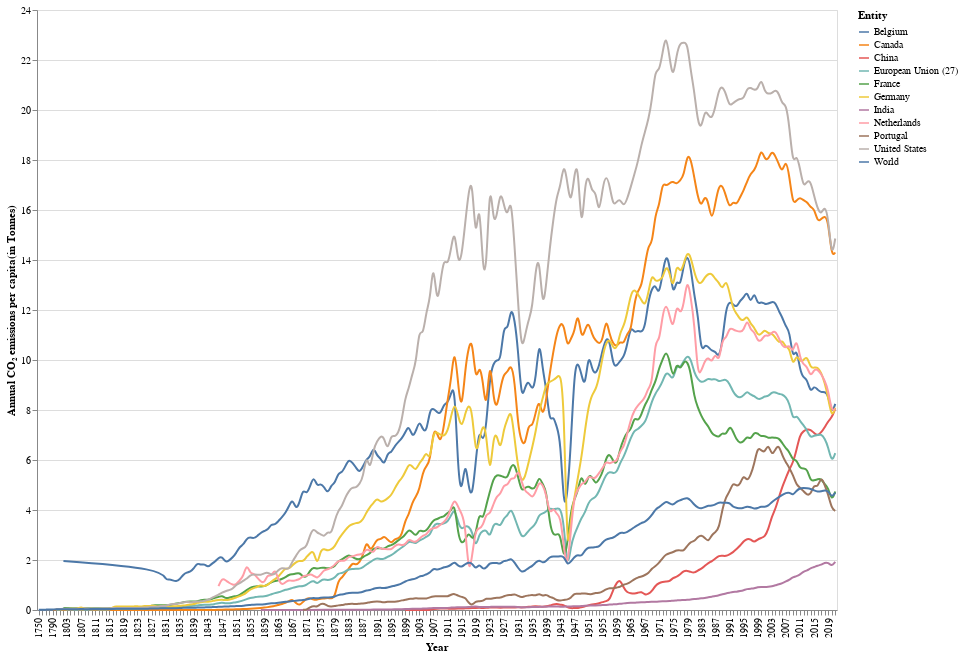

Notebook cell for this chart:
### Code cell
line

### Figure 1 — Vega-Lite specification as saved in the notebook (floating-point values rounded to 4 significant figures; data arrays with more than 128 entries replaced by an {"elided": "..."} marker saying what was removed)
{"config": {"view": {"continuousWidth": 300, "continuousHeight": 300}}, "data": {"name": "data-b94b50ff61a23f11c50f473fa2798a92"}, "mark": {"type": "line", "interpolate": "basis"}, "encoding": {"color": {"field": "Entity", "type": "nominal"}, "x": {"axis": {"labelOverlap": true, "labelSeparation": 1}, "field": "Year", "type": "ordinal"}, "y": {"axis": {"title": "Annual CO₂ emissions per capita(in Tonnes)"}, "field": "Annual CO₂ emissions (per capita)", "type": "quantitative"}}, "height": 600, "width": 800, "$schema": "https://vega.github.io/schema/vega-lite/v5.8.0.json", "datasets": {"data-b94b50ff61a23f11c50f473fa2798a92": {"elided": "2125 records"}}}
